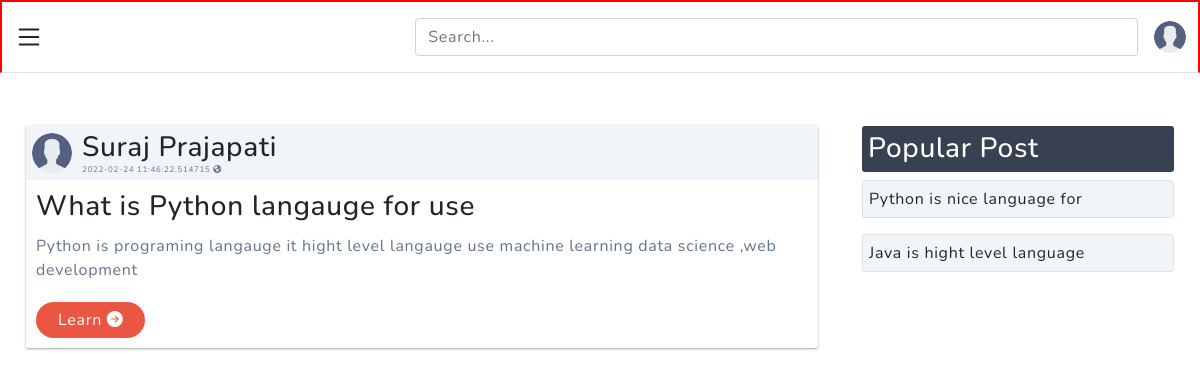
Screenshot of / (signed in) with the database file from the repository.
### mysite/home/models.py (models this page shows)
class User(db.Model,UserMixin):
    id = db.Column(db.Integer,primary_key=True)
    firstname = db.Column(db.String(20),unique=False,nullable=False)
    lastname = db.Column(db.String(20),unique=False,nullable=False)
    email = db.Column(db.String(25),unique=True,nullable=False)
    is_admin = db.Column(db.Boolean,default=False,nullable=True)
    password = db.Column(db.String(20),unique=False,nullable=False)
    image_file = db.Column(db.String(50),nullable=False,default="default.png")
    user_created = db.Column(db.DateTime,nullable=False,default=datetime.utcnow)
    posts = db.relationship('Blog',backref='users',lazy=True)
    likes = db.relationship('Like',backref='users',lazy=True)
    fallowing = db.relationship('Fallow',secondary=user_fallow,backref='fallowers',lazy=True)

### mysite/blog/models.py (models this page shows)
class Blog(db.Model):
  id = db.Column(db.Integer,primary_key=True)
  title = db.Column(db.String(100),unique=False,nullable=False)
  slug = db.Column(db.String(20),unique=False,nullable=False)
  body = db.Column(db.String(1000),unique=False,nullable=False)
  post_created = db.Column(db.DateTime,nullable=False,default=datetime.utcnow)
  post_image = db.Column(db.String(50),unique=False,nullable=True)
  views = db.Column(db.Integer,nullable=True,default=0)
  user_id = db.Column(db.Integer,db.ForeignKey('user.id'),nullable=False)
  like =  db.relationship('Like',backref='blog',lazy=True)

### mysite/home/views.py (the view)
@home.route('/')
def index():
  post = Blog.query.all()
  return render_template("home/index.html",posts=post)

### mysite/home/models.py (called while the page is built)
@login_manager.user_loader
def load_user(user_id):
    return User.query.get(user_id)

### mysite/templates/home/index.html (shortened to what this page needs)
{% extends 'base.html' %}
{% block content %}
{% if current_user.is_authenticated %}
{% include 'headers.html' %}
{% include 'blog/home.html' %}
{% else %}
{% include 'withoutloginheader.html' %}
{% include 'home.html' %}
{% endif %}
{% endblock %}

### mysite/templates/headers.html (shortened to what this page needs)
<header class="py-3 mb-3 border-bottom b-red">
  <div class="container-fluid d-grid gap-3 align-items-center" style="grid-template-columns: 1fr 2fr;">
    <a class="align-items-center text-dark" data-bs-toggle="offcanvas" href="#offcanvasExample" role="" aria-controls="offcanvasExample">
    </a>
    <div class="d-flex align-items-center">
      <form class="w-100 me-3">
        <input type="search" class="form-control" placeholder="Search..." aria-label="Search">
      </form>
      <div class="flex-shrink-0 dropdown">
        <a href="#" class="d-block link-dark text-decoration-none " id="dropdownUser2" data-bs-toggle="dropdown" aria-expanded="true">
          <img src="/static/media/profile_pic/{{ current_user.image_file }}" alt="mdo" width="32" height="32" class="rounded-circle">
        </a>
      </div>
    </div>
  </div>
</header>

### mysite/templates/blog/home.html (shortened to what this page needs)
<div class="roww flex my-8">
  <div class="coll-6 flex colum ">
    {% for post in posts %}
    <div class="my-8 shadoww ">
      <div class="flex t-center p-y-6 p-x-6 bg-slate-200">
        <img class="img-pic" src="/static/media/profile_pic/{{ current_user.image_file }}" alt="pic">
        <h3 class="mx-8 block m-b-0">{{ post.users.firstname }}
          {{ post.users.lastname }}
          <p class="text-sm text-gray-50 m-b-0">
            {{ post.post_created }} <i class="fas fa-globe-americas"></i>
          </p>
        </h3>
      </div>
      <h3 class="mx-8 my-8">{{ post.title }}</h3>
      <p class="text-gray-50  mx-8 my-8 ">
        {{ post.body|truncate(400)}}
      </p>
      <button class="mx-8 btnn my-8">
        <a class="mx-8 text-decorations-none text-white" href="{{ url_for('blog.read_post',slug=post.slug) }}">Learn <i class="bi bi-arrow-right-circle-fill"></i></a>
      </button>
    </div>
    {% endfor %}
  </div>
  <div class="coll-4 m-coll-10 m-display-none my-8 pf-t-10-r-0">
    <div class="">
      <h3 class="bg-slate-100 p-y-6 p-x-6 text-white r-3">Popular Post</h3>
      <p class="p-y-6 r-3 p-x-6 border bg-slate-200">
        Python is nice language for
      </p>
      <p class="p-y-6 p-x-6 r-3 border bg-slate-200">
        Java is hight level language
      </p>
    </div>
  </div>
</div>

### mysite/static/style.css (style rules this page uses)
* { margin: 0; padding: 0; box-sizing: border-box; font-family: 'Nunito', sans-serif; letter-spacing: 0.7px; }
.roww { margin: auto; max-width: 100vw; height: auto; }
.r-3 { border-radius: 3px; }
.img-pic { height: 40px; width: 40px; border-radius: 35px; }
.text-sm { font-size: 8px; }
.pf-t-10-r-0 { position: fixed; top: 100px; right: 0; }
.flex { display: flex; }
.colum { flex-direction: column; }
.t-center { align-items: center; }
.border { border: 1px solid #64748b; }
.btnn { cursor: pointer; color: white; border: none; font-size: 16px; padding: 6px 12px; border-radius: 40px; color: white; background: rgb(234, 86, 66); }
.text-white { color: white; }
.text-decorations-none { text-decoration: none; }
.block { display: block; }
.m-b-0 { margin-bottom: 0px; }
.mx-8 { margin-left: 10px; margin-right: 10px; }
.my-8 { margin-top: 10px; margin-bottom: 10px; }
.bg-slate-100 { background: #374151; }
.bg-slate-200 { background: #f1f5f9; }
.coll-6 { margin: 2px; width: 70vw; height: 100%; padding: 2%; border-radius: 3px; }
.p-y-6 { padding-top: 6px; padding-bottom: 6px; }
.p-x-6 { padding-left: 6px; padding-right: 6px; }
.shadoww { border-radius: 2px; box-shadow: rgba(0, 0, 0, 0.12) 0px 1px 3px, rgba(0, 0, 0, 0.24) 0px 1px 2px; }
.text-gray-50 { font-weight: normal; color: #64748b; }
.coll-4 { margin: 2px; width: 30vw; height: 100%; padding: 2%; }
.b-red { border: 2px solid red; }

### rows the page displays
User: image_file (placeholder picture)
Blog: image_file (placeholder picture), users.firstname "Suraj", users.lastname "Prajapati", post_created "2022-02-24 11:46:22.514715", title "What is Python langauge for use", body "Python is programing langauge it hight level langauge use machine learning data science ,web development"
